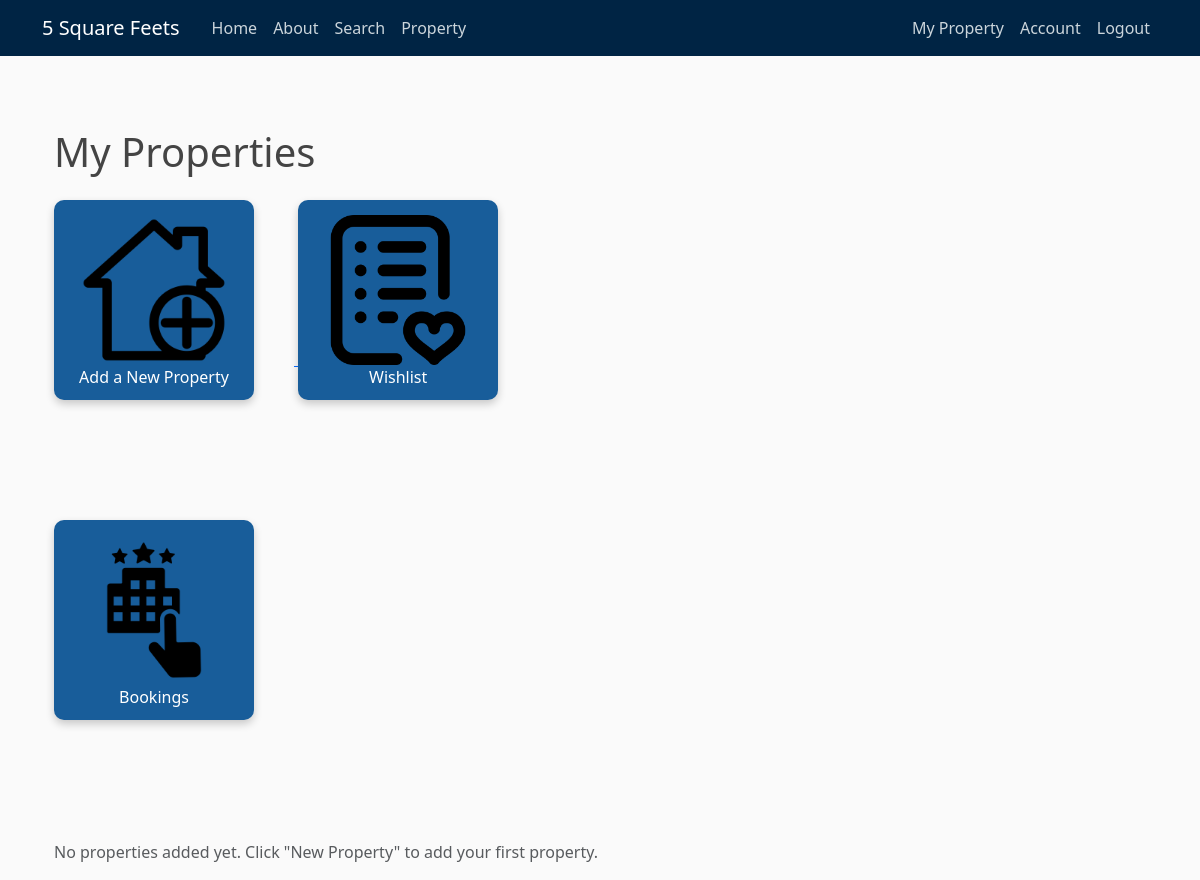
/myproperty (signed in), run on an earlier commit of the app's database.
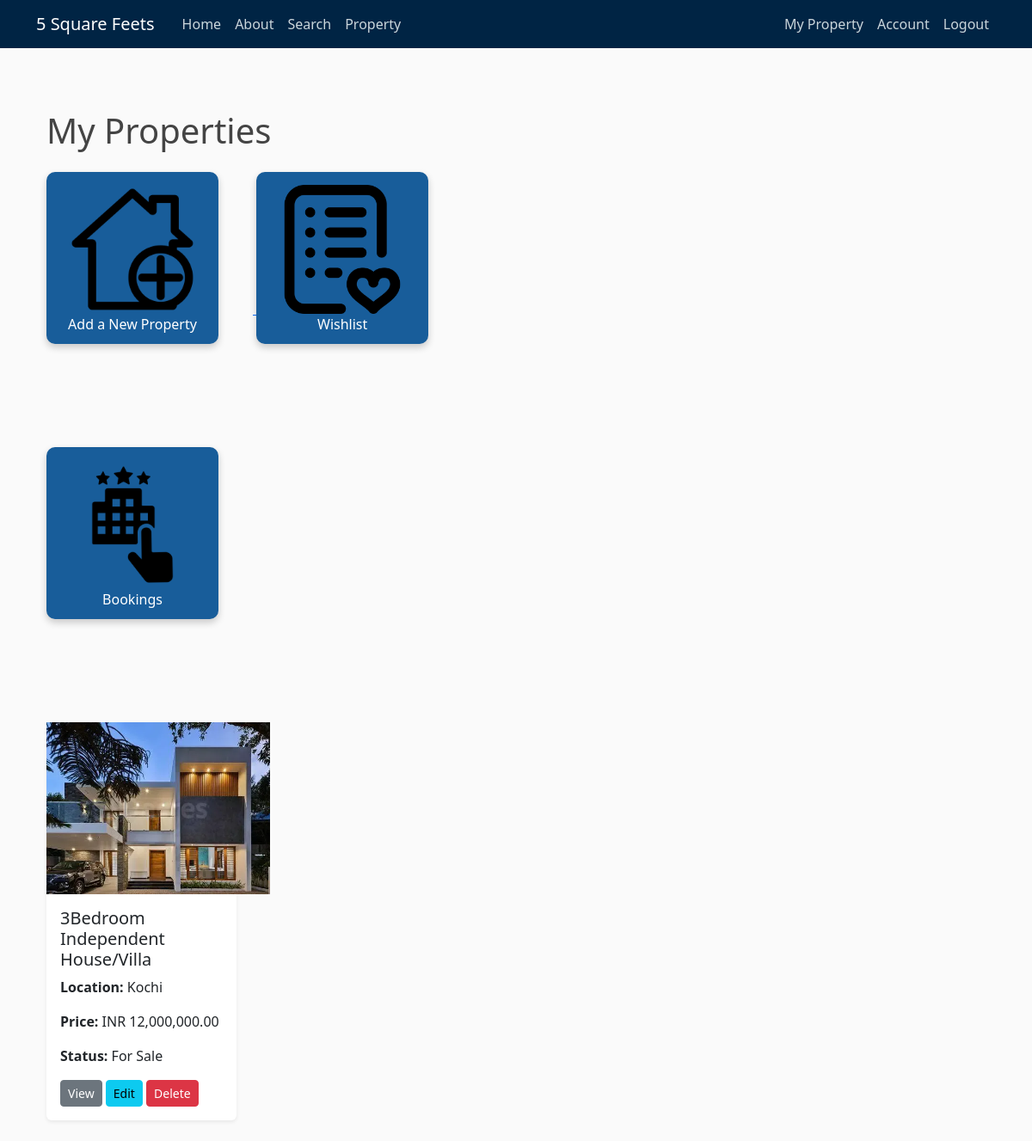
And on a later commit of the database.
### fivesquarefeets/models.py (models this page shows, shortened)
class Property(db.Model):
    property_id = db.Column(db.Integer, primary_key=True)
    property_title = db.Column(db.String(100), nullable=False)
    location = db.Column(db.String(100), nullable=False)
    address = db.Column(db.Text, nullable=False)
    property_type = db.Column(db.Enum('house', 'apartment', 'office', 'retail', 'land', name='property_type_enum'), nullable=False)
    status = db.Column(db.Enum('for_sale', 'for_rent', 'pending', 'sold', name='status_enum'), nullable=False)
    price = db.Column(db.Numeric(10, 2), nullable=False)
    description = db.Column(db.Text, nullable=False)
    images = db.Column(db.Text, nullable=True)  # Can store paths or URLs to images
    date_posted = db.Column(db.DateTime, nullable=False, default=datetime.now(timezone.utc))
    user_id = db.Column(db.Integer, db.ForeignKey('user.id'), nullable=False)
    bookings = db.relationship('Booking', backref='property', lazy=True)
    reviews = db.relationship('Review', backref='property', lazy=True)

### fivesquarefeets/routes.py (the view)
@bp.route("/myproperty", methods=['GET'])
@login_required
def myproperty():
    properties = Property.query.filter_by(user_id=current_user.id).all()
    return render_template('myproperty.html', title='My Property', properties=properties)

### fivesquarefeets/models.py (called while the page is built)
@login_manager.user_loader
def load_user(user_id):
    return db.session.get(User, int(user_id))

### fivesquarefeets/templates/myproperty.html
{% extends "layout.html" %}
{% block content %}
<div class="container mt-5">
    <h1 class="mb-4">My Properties</h1>
    <a href="{{ url_for('main.add_property') }}">
    <div class="button-container">
        <div class="offer-button">
            <img src="/static/new_property.png" alt="Keyboard" class="offer-image">
            <p class="offer-title">Add a New Property</p>
        </div>
    </div>
    </a>
     <a href="{{ url_for('main.wishlist') }}">
        <div class="button-container">
            <div class="offer-button">
                <img src="/static/wishlist.png" alt="Keyboard" class="offer-image">
                <p class="offer-title">Wishlist</p>
            </div>
        </div>
    </a>
    <a href="{{ url_for('main.bookings') }}">
        <div class="button-container">
            <div class="offer-button">
                <img src="/static/booking.png" alt="Bookings" class="offer-image">
                <p class="offer-title">Bookings</p>
            </div>
        </div>
    </a>
    <div class="row">
        {% if properties %}
            {% for property in properties %}
                <div class="col-md-4 mb-4">
                    <div class="card shadow-sm border-0 rounded">
                        {% if property.images %}
                            <img class="card-image-size" src="{{ url_for('static', filename='property_pics/' + property.images.split(',')[0].strip()) }}" class="card-img-top" alt="{{ property.property_title }}">
                        {% else %}
                            <img class="card-image-size" src="{{ url_for('static', filename='images/default_property.png') }}" class="card-img-top" alt="No Image Available">
                        {% endif %}
                        <div class="card-body">
                            <h5 class="card-title">{{ property.property_title }}</h5>
                            <p class="card-text"><strong>Location:</strong> {{ property.location }}</p>
                            <p class="card-text"><strong>Price:</strong> INR {{ "{:,.2f}".format(property.price) }}</p>
                            <p class="card-text"><strong>Status:</strong> {{ property.status.replace('_', ' ').title() }}</p>
                            <a href="{{ url_for('main.view_property', property_id=property.property_id) }}" class="btn btn-secondary btn-sm">View</a>
                            <a href="{{ url_for('main.edit_property', property_id=property.property_id) }}" class="btn btn-info btn-sm">Edit</a>
                            <form action="{{ url_for('main.delete_property', property_id=property.property_id) }}" method="POST" style="display:inline;">
                                <button type="submit" class="btn btn-danger btn-sm" onclick="return confirm('Are you sure you want to delete this property?');">Delete</button>
                            </form>
                        </div>
                    </div>
                </div>
            {% endfor %}
        {% else %}
            <div class="col-12">
                <p class="text-muted">No properties added yet. Click "New Property" to add your first property.</p>
            </div>
        {% endif %}
    </div>
</div>
{% endblock content %}

What changed in the data, as far as the page shows it:
added Property: images (picture), property_title "3Bedroom Independent House/Villa", location "Kochi", price "12,000,000.00", status.replace "For Sale"
Also different on the page:
text no longer shown: "No properties added yet. Click \"New Property\" to add your first property."
